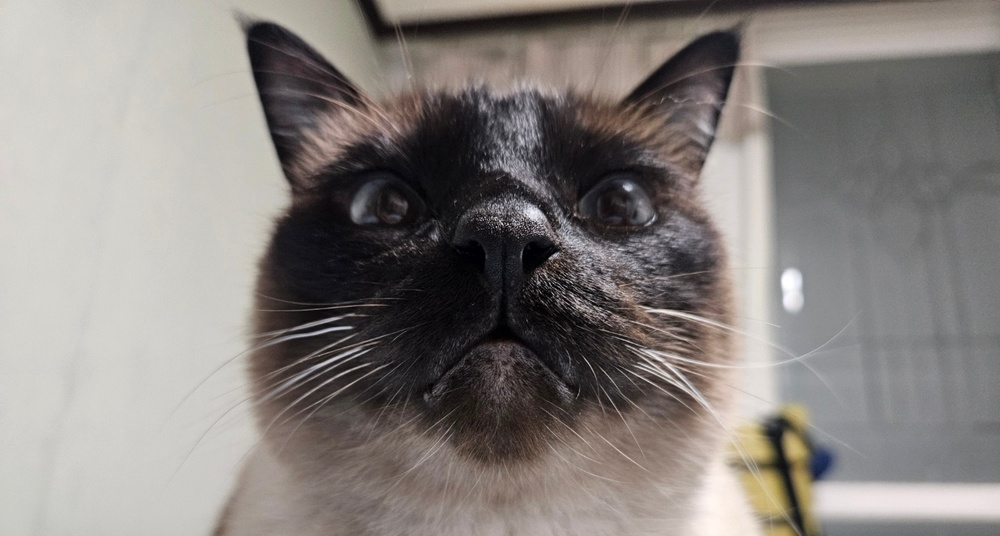
#> input picture cv_week6/happy_1.jpg, 1000 x 536 px, shrunk from 1400 x 751 before the run
$ python edge_detection.py
#> lines starting #> are read from the running program, lines starting #| are printed output that depends on the picture
import cv2 as cv

img = cv.imread('happy_1.jpg')
#> img is the input picture: shape (536, 1000, 3); mean B, G, R 125.8, 129.1, 134.3
gray = cv.cvtColor(img, cv.COLOR_BGR2GRAY)

grad_x = cv.Sobel(gray, cv.CV_32F,1,0,ksize=3) #소벨 연산자 적용
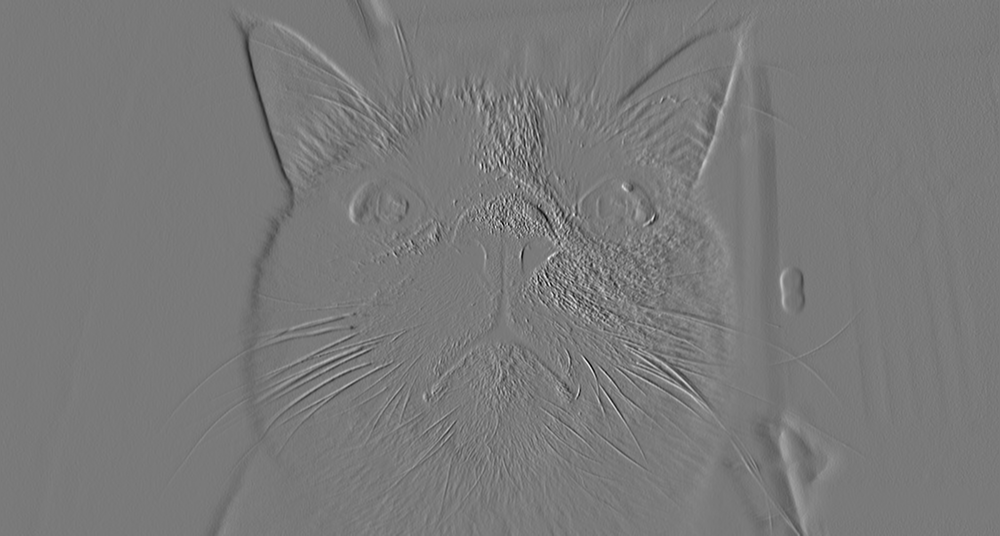
#> grad_x: shape (536, 1000) float32; min -511, max 556, mean -0.7; drawn with min black and max white
grad_y = cv.Sobel(gray,cv.CV_32F,0,1,ksize=3)
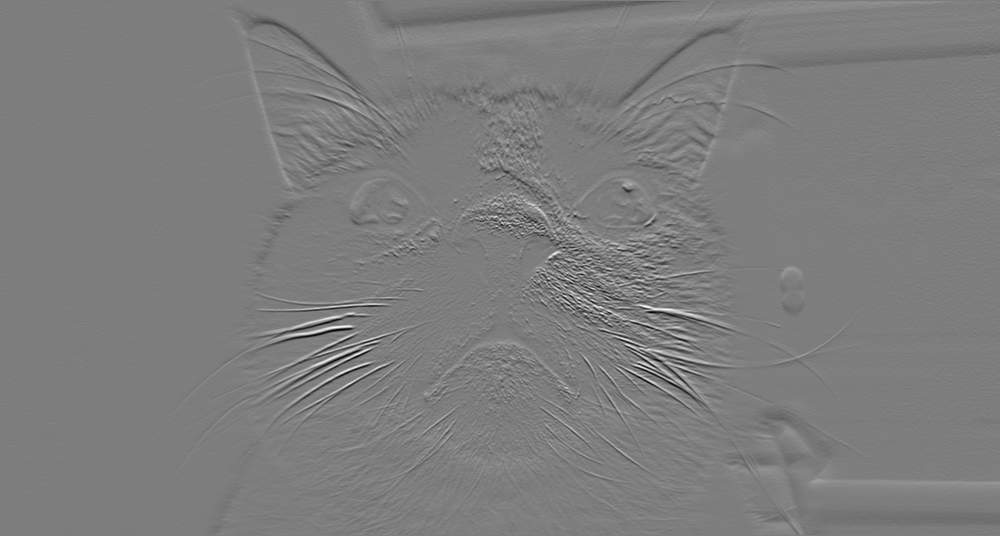
#> grad_y: shape (536, 1000) float32; min -635, max 653, mean 0.3; drawn with min black and max white

sobel_x = cv.convertScaleAbs(grad_x) # 절대값을 취해 양수 영상으로 변환
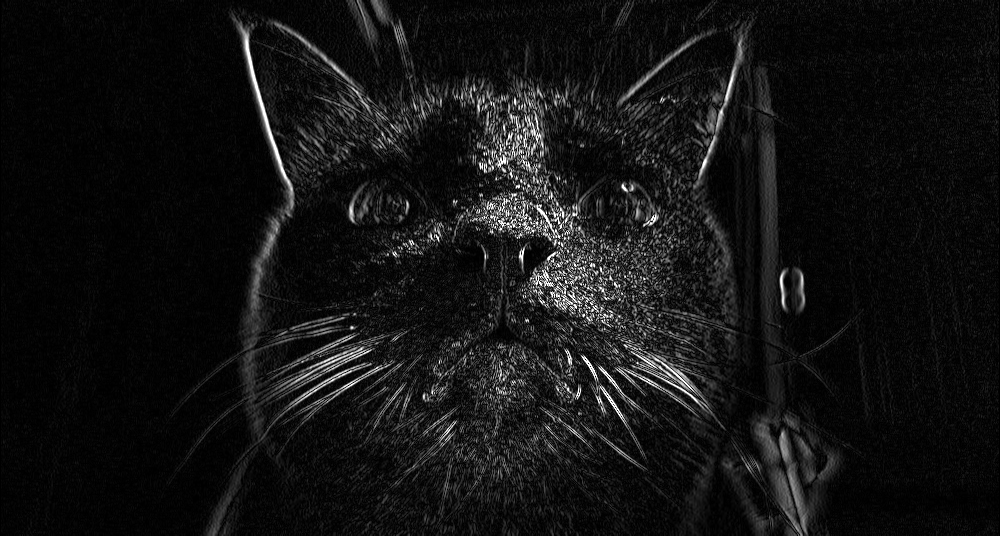
#> sobel_x: shape (536, 1000); min 0, max 255, mean 19.2
sobel_y = cv.convertScaleAbs(grad_y)
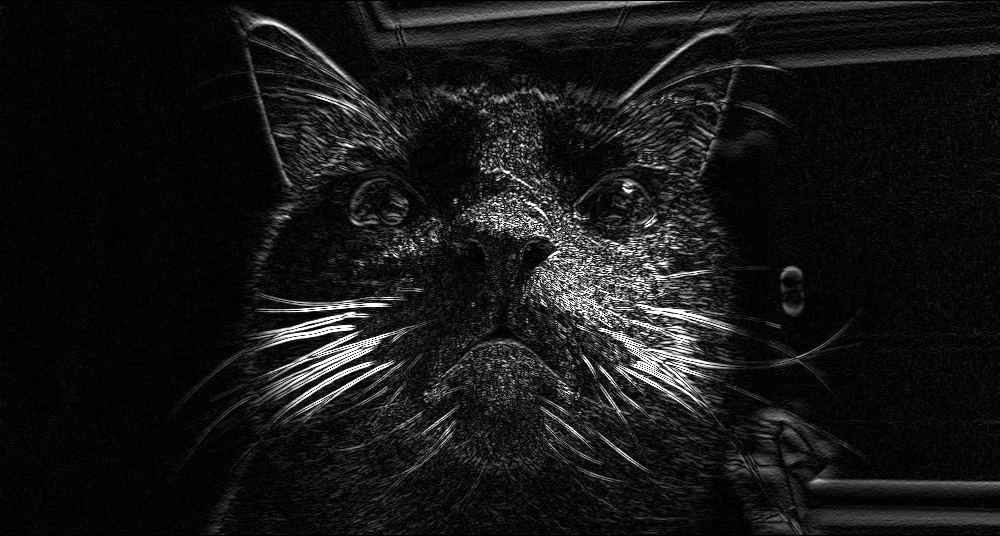
#> sobel_y: shape (536, 1000); min 0, max 255, mean 22.7

edge_strength = cv.addWeighted(sobel_x, 0.5, sobel_y, 0.5, 0) # 에지 강도 계산
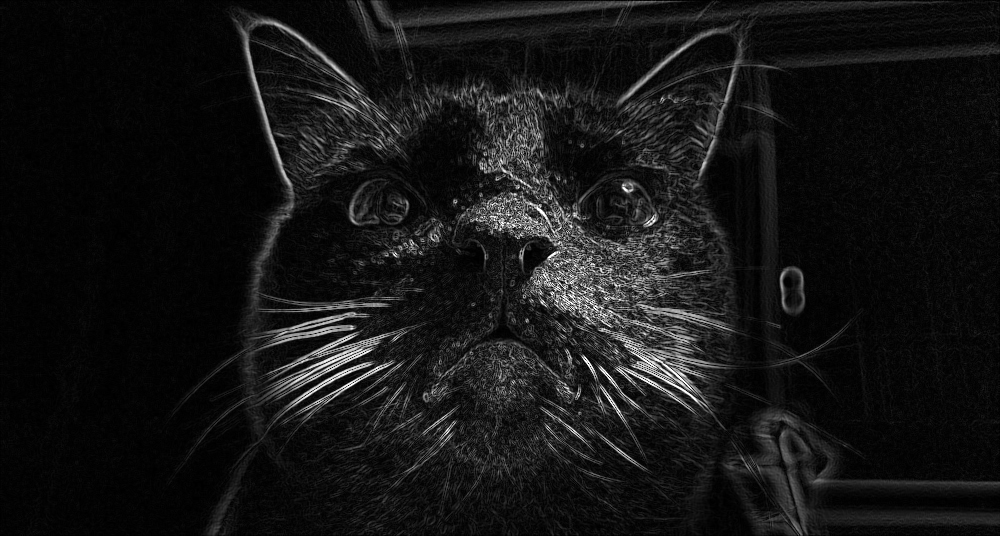
#> edge_strength: shape (536, 1000); min 0, max 255, mean 20.9

cv.imshow('Original', gray)
cv.imshow('sobelx', sobel_x)
cv.imshow('sobely', sobel_y)
cv.imshow('edge strength', edge_strength)

cv.waitKey()
cv.destroyAllWindows()

$ run again, with cv_week6/area_div_opti.PNG saved as cv_week6/happy_1.jpg
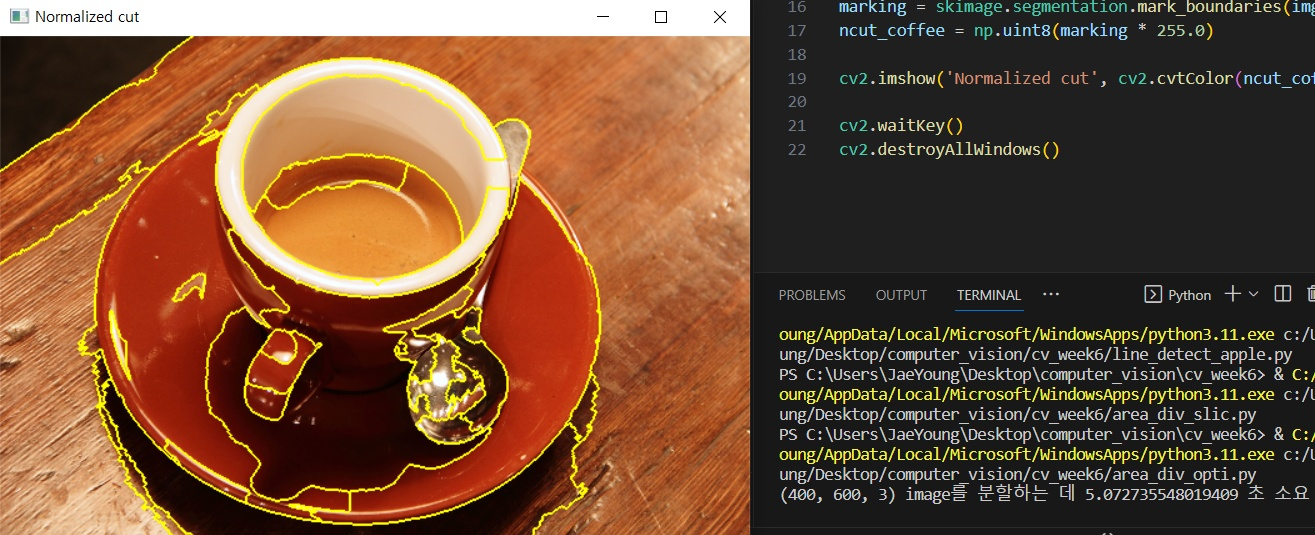
#> input picture cv_week6/area_div_opti.PNG, 1315 x 535 px
#> img is the input picture: shape (535, 1315, 3); mean B, G, R 52.7, 77.7, 114.4
#> `grad_y = cv.Sobel(gray,cv.CV_32F,0,1,ksize=3)`:
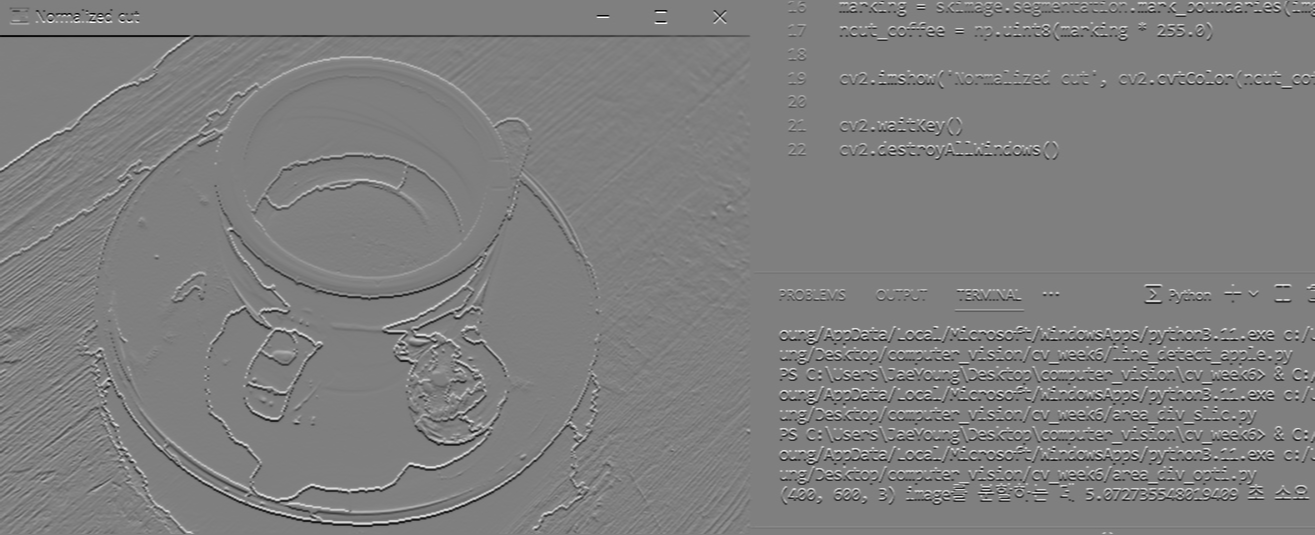
#> grad_y: shape (535, 1315) float32; min -1020, max 1020, mean -1.5; drawn with min black and max white
#> `edge_strength = cv.addWeighted(sobel_x, 0.5, sobel_y, 0.5, 0)`:
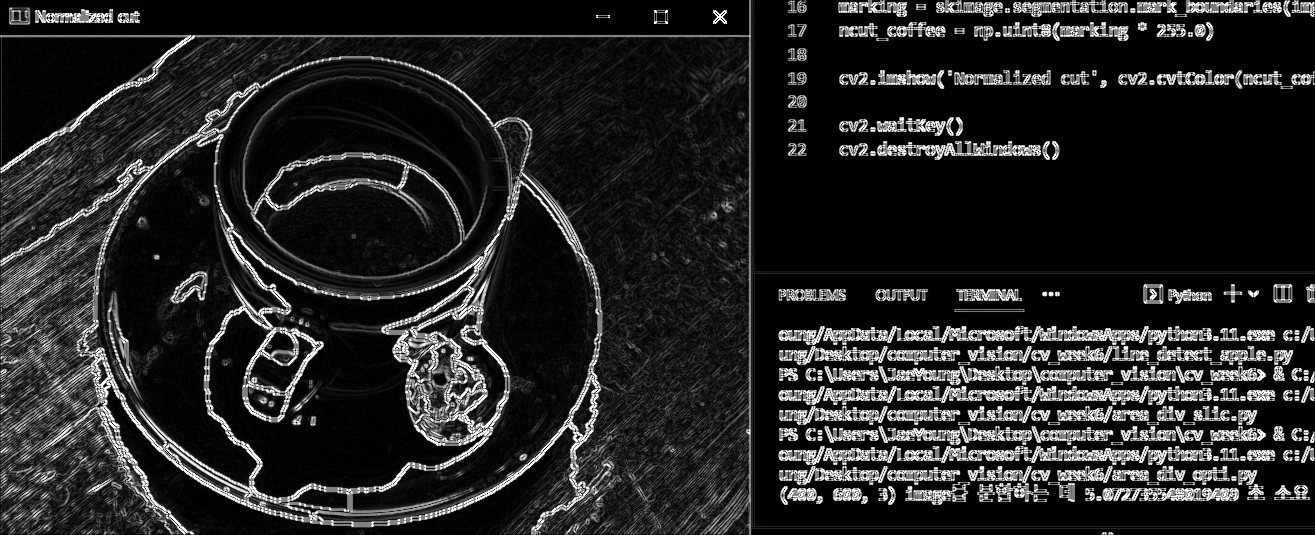
#> edge_strength: shape (535, 1315); min 0, max 255, mean 36.8

$ run again, with cv_week6/area_div_slic.PNG saved as cv_week6/happy_1.jpg
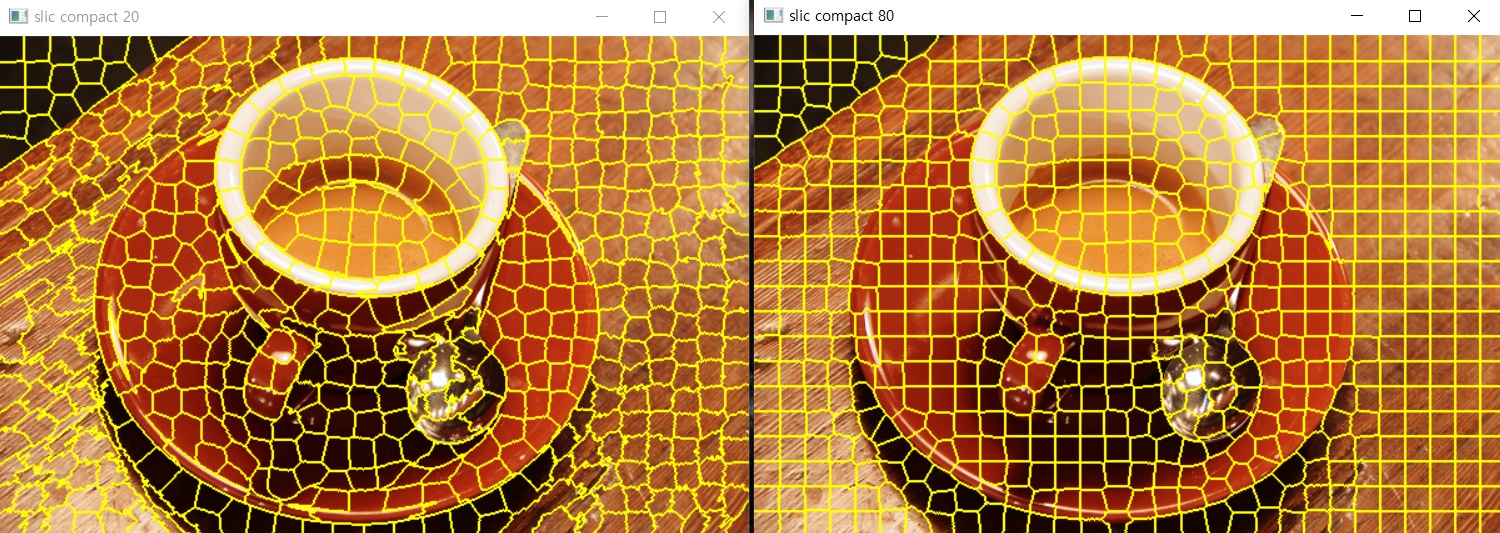
#> input picture cv_week6/area_div_slic.PNG, 1500 x 533 px
#> img is the input picture: shape (533, 1500, 3); mean B, G, R 57.9, 125, 179.7
#> `grad_y = cv.Sobel(gray,cv.CV_32F,0,1,ksize=3)`:
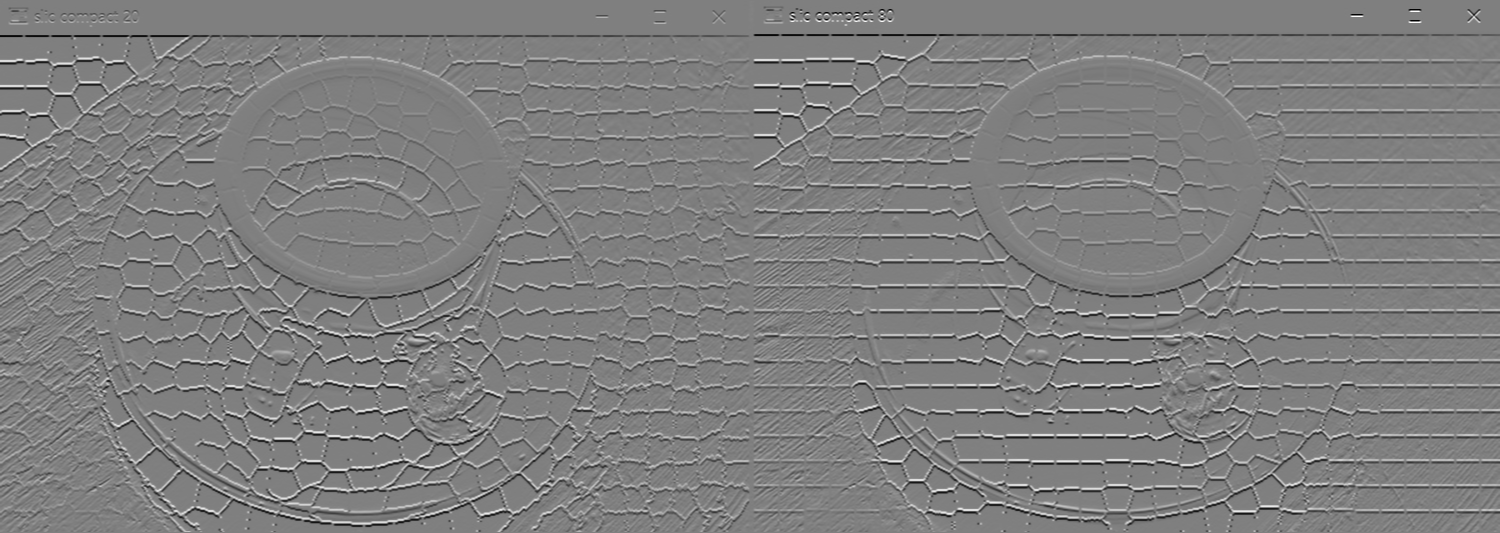
#> grad_y: shape (533, 1500) float32; min -1020, max 1020, mean -2.3; drawn with min black and max white
#> `edge_strength = cv.addWeighted(sobel_x, 0.5, sobel_y, 0.5, 0)`:
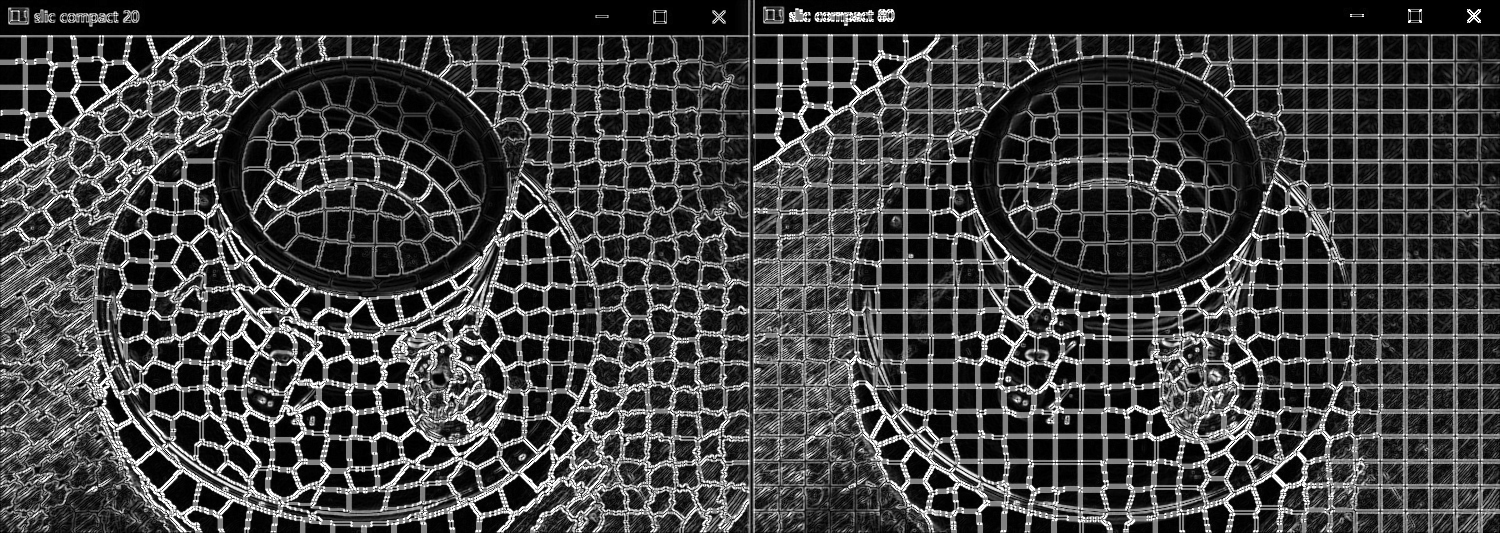
#> edge_strength: shape (533, 1500); min 0, max 255, mean 63.3

$ run again, with cv_week6/grabcut.PNG saved as cv_week6/happy_1.jpg
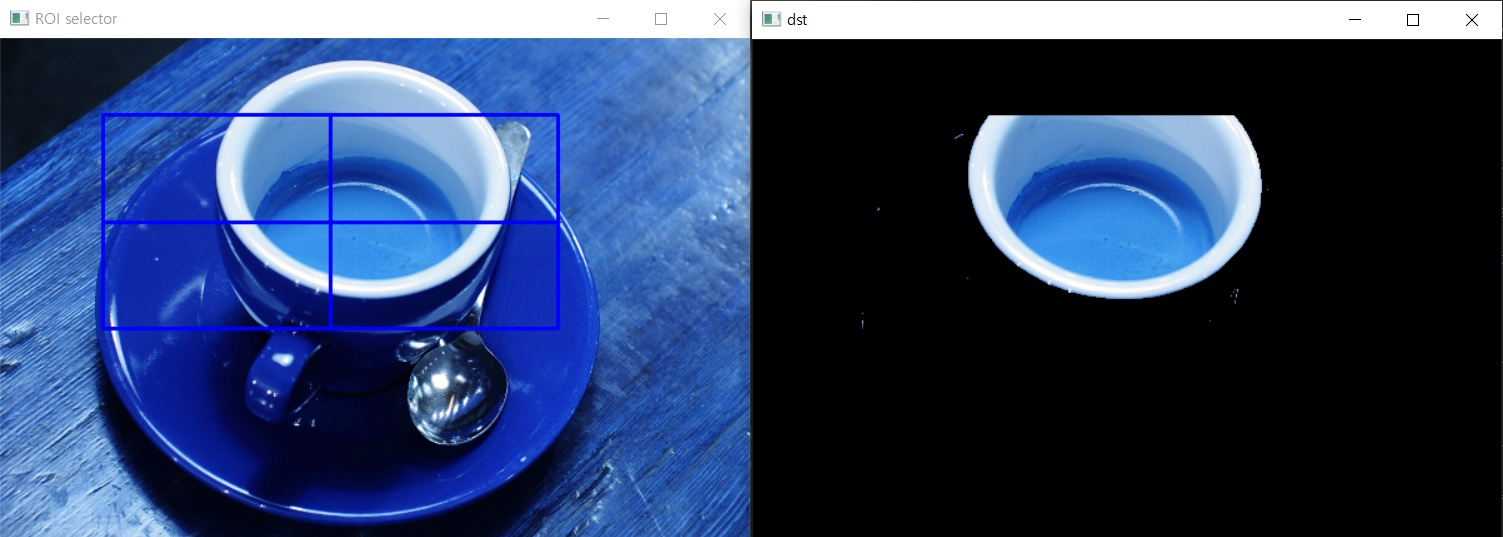
#> input picture cv_week6/grabcut.PNG, 1503 x 537 px
#> img is the input picture: shape (537, 1503, 3); mean B, G, R 104.5, 65.8, 47.3
#> `grad_y = cv.Sobel(gray,cv.CV_32F,0,1,ksize=3)`:
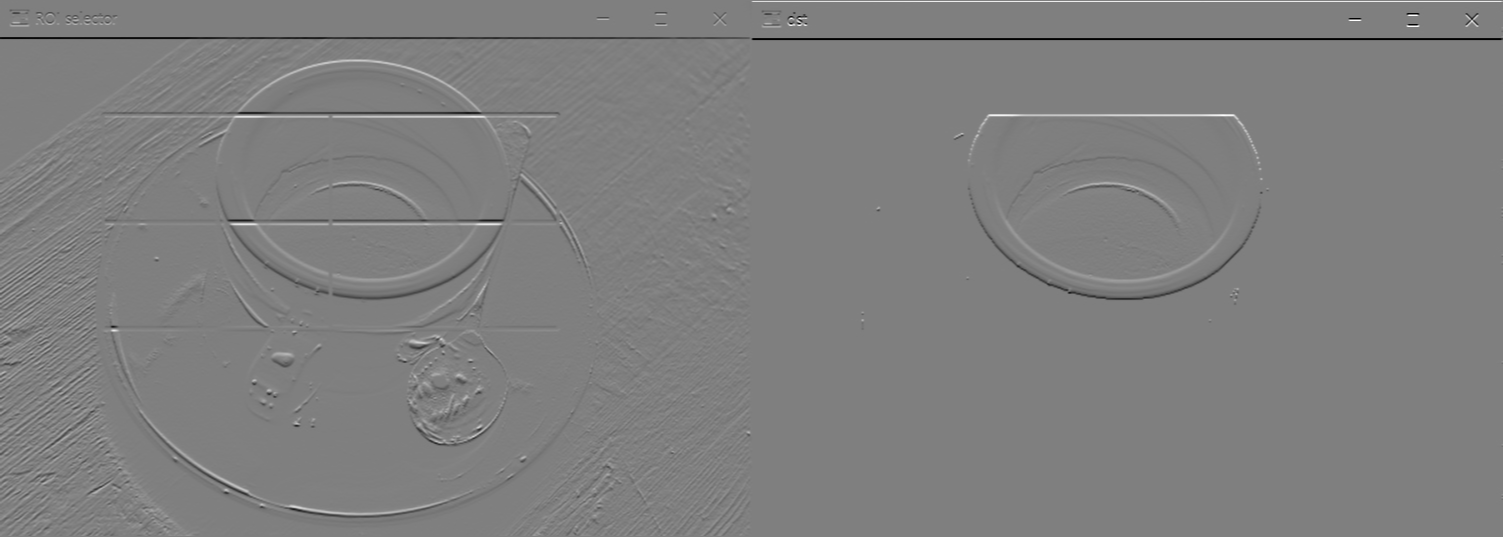
#> grad_y: shape (537, 1503) float32; min -1020, max 1020, mean -2.5; drawn with min black and max white
#> `edge_strength = cv.addWeighted(sobel_x, 0.5, sobel_y, 0.5, 0)`:
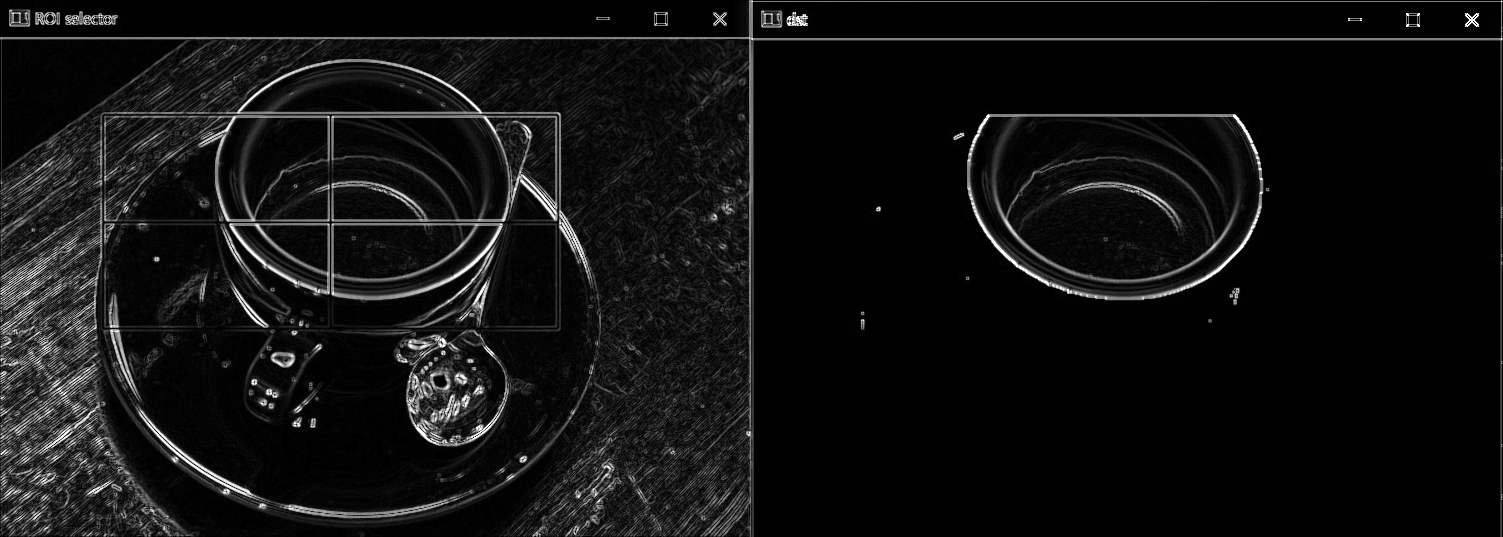
#> edge_strength: shape (537, 1503); min 0, max 255, mean 16.5
